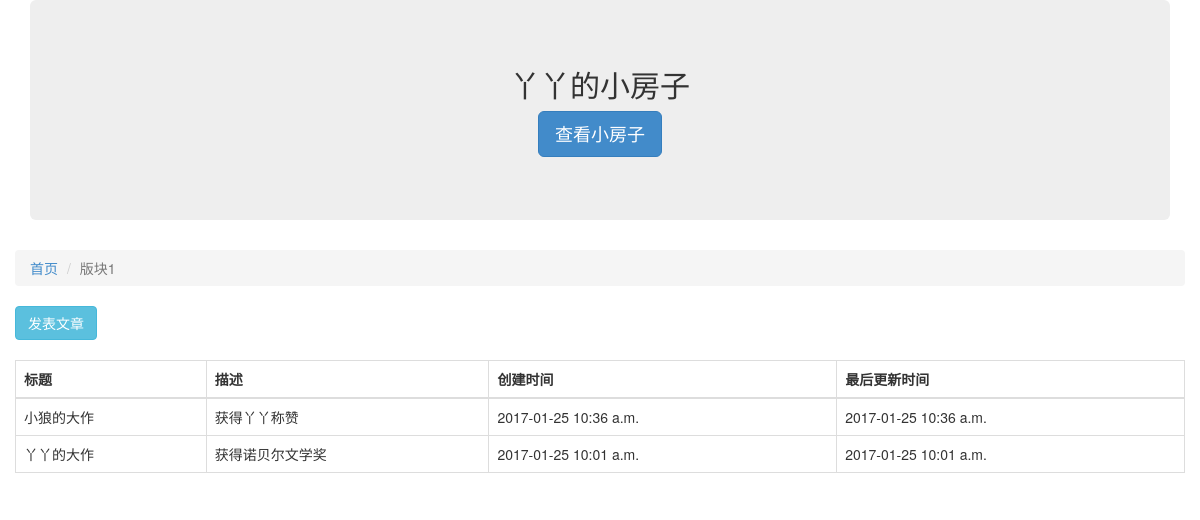
The page /article/list/1 on the database its author committed.
### block/models.py (models this page shows, shortened)
class Block(models.Model):
    name   = models.CharField("版块名称",max_length=100)
    desc   = models.CharField("版块描述",max_length=100)
    manager= models.CharField("版块管理员",max_length=100)
    status = models.IntegerField("版块状态", choices=((0, "正常"), (-1, "删除")),default=0)
    class Meta:
        verbose_name = "版块"
        verbose_name_plural = "版块"

### article/models.py (models this page shows, shortened)
class Article(models.Model):
    block   = models.ForeignKey(Block, verbose_name="版块")
    title   = models.CharField("文章名称", max_length=100)
    content = models.CharField("文章描述", max_length=10000)
    status  = models.IntegerField("文章状态", choices=((0, "正常"), (-1, "删除")),default=0)
    create_timestamp = models.DateTimeField("创建时间", auto_now_add=True)
    last_update_timestamp = models.DateTimeField("最后更新时间", auto_now=True)
    class Meta:
        verbose_name = "文章"
        verbose_name_plural = "文章"

### article/views.py (the view)
# urls.py: url(r'^list/(?P<block_id>\d+)', article_list),
def article_list(request, block_id):
    block_id = int(block_id)
    block = Block.objects.get(id = block_id)
    articles_objs = Article.objects.filter(block=block, status=0).order_by("-id")
    return render(request, "article_list.html", {"articles": articles_objs, "b": block})

### article/templates/article_list.html (shortened to what this page needs)
{% extends "base.html" %}
{% block content %}
  <ol class="breadcrumb">
    <li><a href="/">首页</a></li>
    <li class="active">{{ b.name }}</li>
  </ol>
  <a href="/article/create/{{ b.id }}" class="btn btn-info">发表文章</a>
  <br />
  <br />
  <table class="table table-bordered">
    <thead>
      <tr>
        <th>标题</th>
        <th>描述</th>
        <th>创建时间</th>
        <th>最后更新时间</th>
    </thead>
    <tbody>
      {% for article in articles %}
      <tr>
        <td>{{ article.title }}</td>
        <td>{{ article.content }}</td>
        <td>{{ article.create_timestamp|date:"Y-m-d P" }}</td>
        <td>{{ article.last_update_timestamp|date:"Y-m-d P" }}</td>
      </tr>
      {% endfor %}
    </tbody>
  </table>
{% endblock %}

### templates/base.html (shortened to what this page needs)
<!doctype html>
<html>
  <head>
    <link rel="stylesheet" href="/static/css/bootstrap.min.css" />
  </head>
  <body>
    <div class="container">
      <div class="row">
        <div class="col-xs-12 col-md-12">
          <div class="jumbotron">
            <center> <h2>丫丫的小房子</h2><center>
            <p><a class="btn btn-primary btn-lg" href="#" role="button">查看小房子</a></p>
          </div>
        </div>
      </div>
      <div class="row">
        {% block content %}
        {% endblock %}
      </div>
    </div>
  </body>
</html>

### rows shown on the page
Block: name "版块1"
Article: title "小狼的大作", content "获得丫丫称赞", create_timestamp "2017-01-25 10:36 a.m.", last_update_timestamp "2017-01-25 10:36 a.m."
Article: title "丫丫的大作", content "获得诺贝尔文学奖", create_timestamp "2017-01-25 10:01 a.m.", last_update_timestamp "2017-01-25 10:01 a.m."
